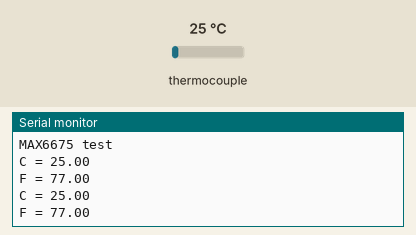
This sketch was run on a simulated Arduino Uno, built with avr-gcc and run on an emulated ATmega328P. Parts: the last lines printed to the serial monitor. The test bench sets the inputs (shaded band); at power-on: thermocouple 25 °C.

Above: at 1.7 s.
1.8 s: thermocouple set to 6 °C
At 3.1 s:
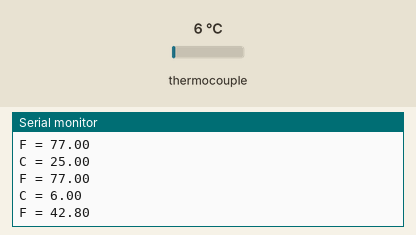
3.3 s: thermocouple set to 75 °C
At 4.0 s:
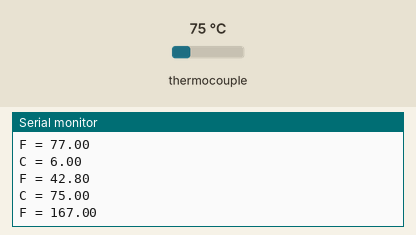
Timing chart, 0 to 6.3 s (numbered marks = the images above; inputs shaded):
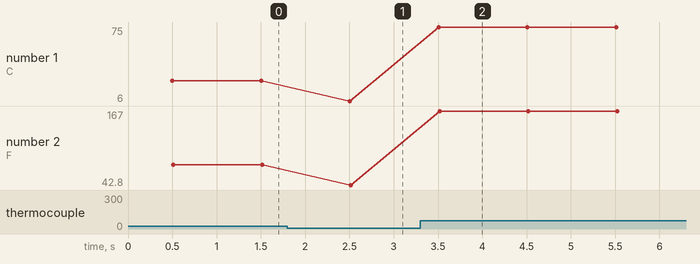

The sketch:

thermocouple.ino
```cpp
#include <max6675.h>

int thermoSO = 4;
int thermoCS = 5;
int thermoCLK = 6;

MAX6675 thermocouple(thermoCLK, thermoCS, thermoSO);

void setup() {
  Serial.begin(9600);

  Serial.println("MAX6675 test");
  // wait for MAX chip to stabilize
  delay(500);
}

void loop() {
  // basic readout test, just print the current temp

  Serial.print("C = ");
  Serial.println(thermocouple.readCelsius());
  Serial.print("F = ");
  Serial.println(thermocouple.readFahrenheit());

  // For the MAX6675 to update, you must delay AT LEAST 250ms between reads!
  delay(1000);
}
```

Measured:
- after the input at 1.8 s, the serial monitor: prints a new line after 0.70 s (image 1)
- after the input at 3.3 s, the serial monitor: prints a new line after 0.21 s (image 2)
- plotted number 1: 25 → 6 after the input at 1.8 s, 6 → 75 after the input at 3.3 s
- plotted number 2: 77 → 42.8 after the input at 1.8 s, 42.8 → 167 after the input at 3.3 s
